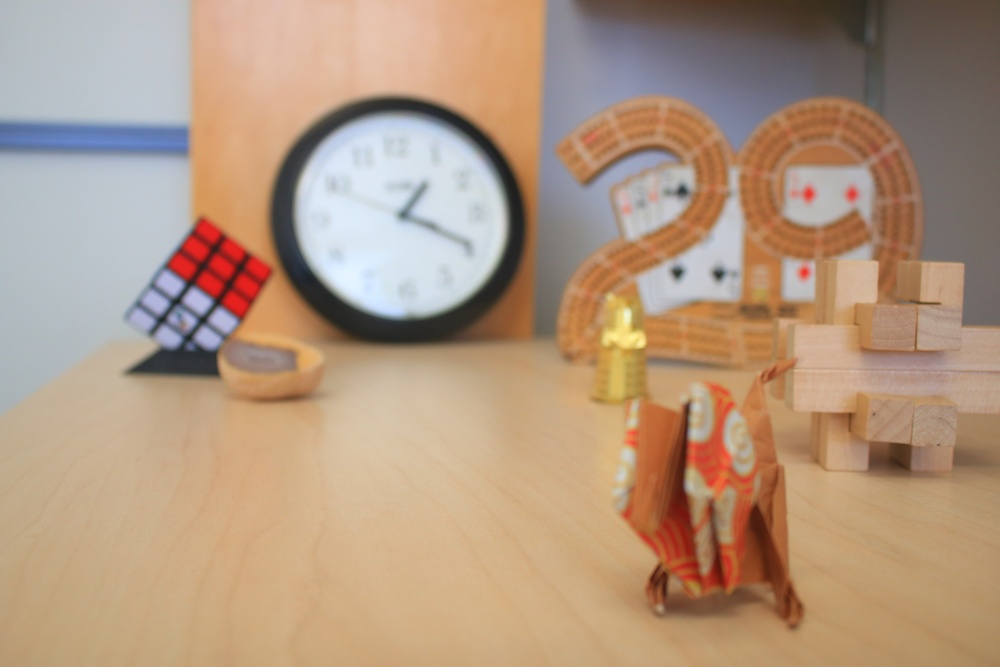
#> input picture convolution_and_fourier_transform/src/images/focus3.JPG, 1000 x 667 px, shrunk from 3000 x 2000 before the run, given in place of images, which was not available
$ python vis_dft.py images
#> lines starting #> are read from the running program, lines starting #| are printed output that depends on the picture; pictures that were not available may be replaced by others from this repository, and a replacement may not be noted
import cv2 as cv
import numpy as np
from pathlib import Path
import argparse


def fourier_magnitude_as_image(image: np.ndarray, eps: float = 1e-6) -> np.ndarray:
    """Displays the log magnitude of the fourier transform of the image with the DC component in
    the center. Output is scaled to 0-255.

    magnitude is calculated as log(eps + |F(u, v)|) where F(u, v) is the fourier transform of the
    image. eps is a small value to avoid division by zero. The output will always be normalized to
    use the full range of 0-255.

    :param image: a single-channel image as a (h, w) array
    :param eps: small value to avoid division by zero
    :return: a grayscale image representing the (log) magnitude of the fourier transform.
    """
    # raise NotImplementedError("your code here")
    # Compute the 2D Fourier Transform of the image
    f_transform = np.fft.fft2(image)
    f_shift = np.fft.fftshift(f_transform)

    # Compute the magnitude, apply log scaling
    mag = np.log(eps + np.abs(f_shift))

    # Normalize magnitude to the range [0, 255]
    magnitude_normalized = cv.normalize(mag, None, 0, 255, cv.NORM_MINMAX, dtype=cv.CV_8U)

    return magnitude_normalized


def fourier_phase_as_image(image: np.ndarray) -> np.ndarray:
    """Displays the phase of the fourier transform of the image with the DC component in the
    center, using HSV color space (saturation and value both set to max).

    :param image: a single-channel image as a (h, w) array
    :return: a BGR image representing the phase of the fourier transform with hue.
    """
    # Compute the Fourier transform of the image
    f_transform = np.fft.fft2(image)
    f_shift = np.fft.fftshift(f_transform)

    # Compute the phase
    phase_spectrum = np.angle(f_shift)

    # Normalize phase to [0, 1] and then scale to [0, 180] for hue representation
    # 0 and pi radians map to 0 and 90 degrees, respectively
    # -pi radians also maps to 90 degrees
    # Linearly scale phase values: [0, pi] -> [0, 90] and [-pi, 0] -> [90, 180]
    # normalized_phase = (phase_spectrum + np.pi) / np.pi  # Normalize to [0, 1]
    # hue_array = normalized_phase * 90  # Scale to [0, 180] for hue
    hue_array = np.zeros_like(phase_spectrum)
    for row in range(len(phase_spectrum)):
        for col in range(len(phase_spectrum[row])):
            val = phase_spectrum[row][col]
            if 0 <= val <= np.pi:
                new_val = val / np.pi
                new_val = round(new_val * 90)
                hue_array[row][col] = new_val
            elif -np.pi <= val < 0:
                new_val = val / np.pi
                new_val = round((new_val + 2) * 90)
                hue_array[row][col] = new_val

    # Create HSV image, set Saturation and Value to max
    hsv_img = np.zeros((image.shape[0], image.shape[1], 3), dtype=np.uint8)
    hsv_img[..., 0] = hue_array.astype(np.uint8)  # Hue
    hsv_img[..., 1] = 255  # Saturation
    hsv_img[..., 2] = 255  # Value

    # Convert HSV to BGR for display
    bgr_img = cv.cvtColor(hsv_img, cv.COLOR_HSV2BGR)

    return bgr_img


def swap_magnitude_phase(image1: np.ndarray, image2: np.ndarray) -> np.ndarray:
    """Swap the magnitude and phase of two images in the fourier domain. The magnitude is taken
    from image1 and the phase is taken from image2.

    :param image1: an image that will provide the magnitude part in the frequency domain
    :param image2: an image that will provide the phase part in the frequency domain
    :return: a new image with the magnitude of image1 and the phase of image2
    """
    f1 = np.fft.fft2(image1)
    f2 = np.fft.fft2(image2)
    mag = np.abs(f1)
    phase = np.angle(f2)
    combined = np.fft.ifft2(mag * np.exp(1j * phase)).real
    return np.clip(combined, 0, 255).astype(np.uint8)


def display(image: np.ndarray):
    """Main display function for a single image. Shows magnitude and phase.

    Caller must destroy windows.
    """
    cv.imshow("Original", image)
    cv.imshow("Magnitude", fourier_magnitude_as_image(image))
    cv.imshow("Phase", fourier_phase_as_image(image))
    cv.waitKey(0)


def display_swap(image1: np.ndarray, image2: np.ndarray):
    """Main display function for a pair of images. Shows swapped magnitude + phase.

    Caller must destroy windows.
    """
    combined = swap_magnitude_phase(image1, image2)
    cv.imshow("Image1", image1)
    cv.imshow("Image2", image2)
    cv.imshow("Combined (magnitude1, phase2)", combined)
    cv.waitKey(0)


if __name__ == "__main__":
    parser = argparse.ArgumentParser()
    parser.add_argument(
        "images",
        help="One or more images (space-separated if more than one) to process",
        type=Path,
        nargs="+",
    )
    parser.add_argument("-o", "--output-dir", help="Output directory for images", type=Path)
    args = parser.parse_args()

    if args.output_dir:
        Path(args.output_dir).mkdir(exist_ok=True)

    images = [cv.imread(str(im), cv.IMREAD_GRAYSCALE) for im in args.images]
#> images = 1 item
    images = [im for im in images if im is not None]
    for im in images:
        display(im)
#> this loop made 1 pass
#> pass 1, in display, `cv.imshow("Original", image)`:
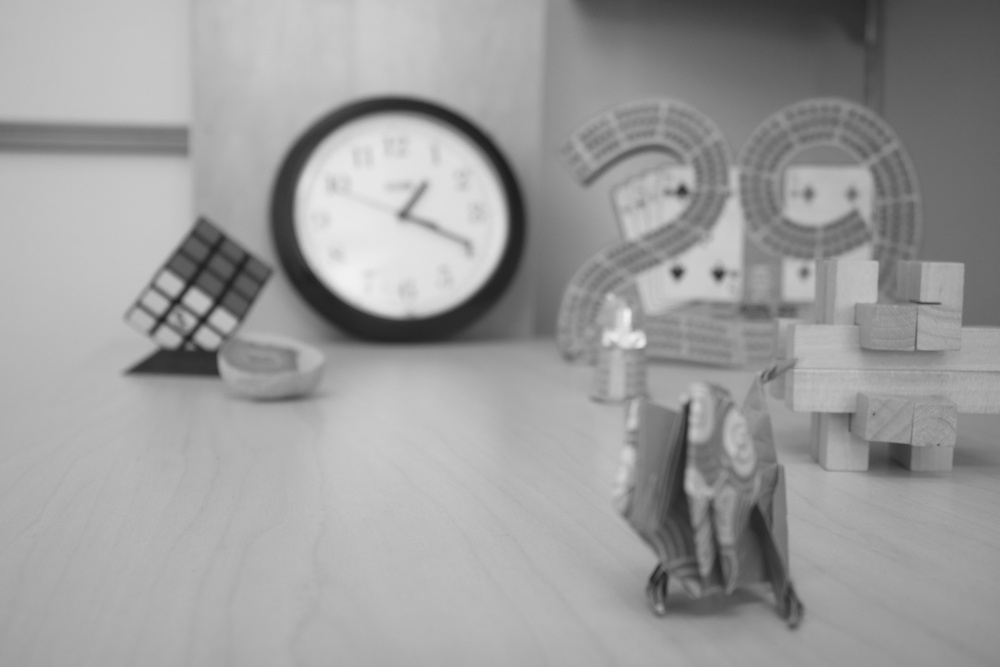
#> window 'Original': shape (667, 1000); min 29, max 241, mean 156.2
#> pass 1, in fourier_magnitude_as_image, `mag = np.log(eps + np.abs(f_shift))`:
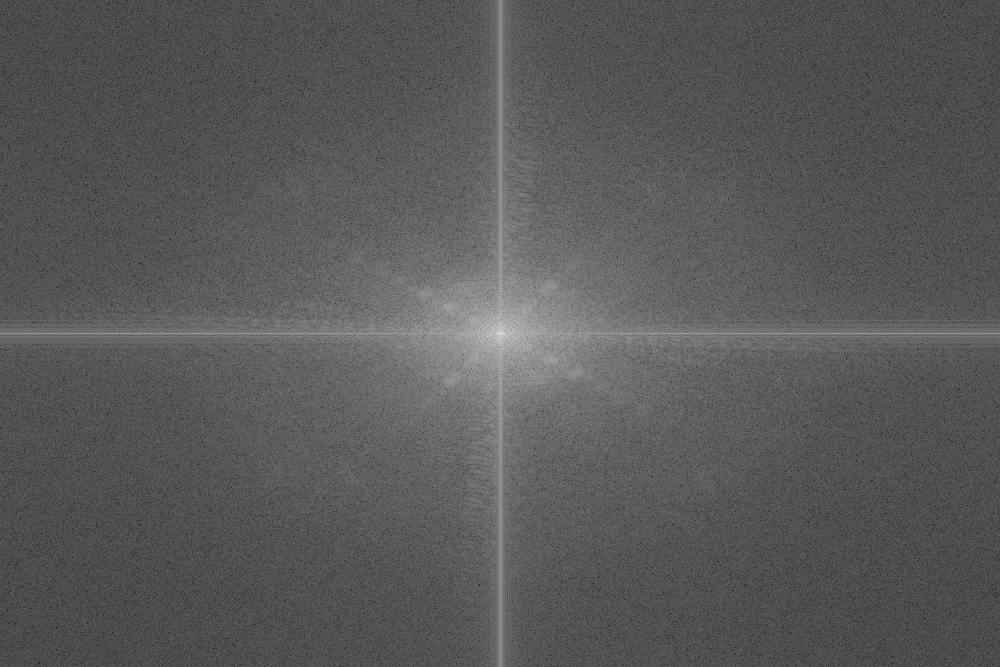
#> mag: shape (667, 1000) float64; min -0.423, max 18.46, mean 6.19; drawn with min black and max white
#> pass 1, in fourier_phase_as_image, `phase_spectrum = np.angle(f_shift)`:
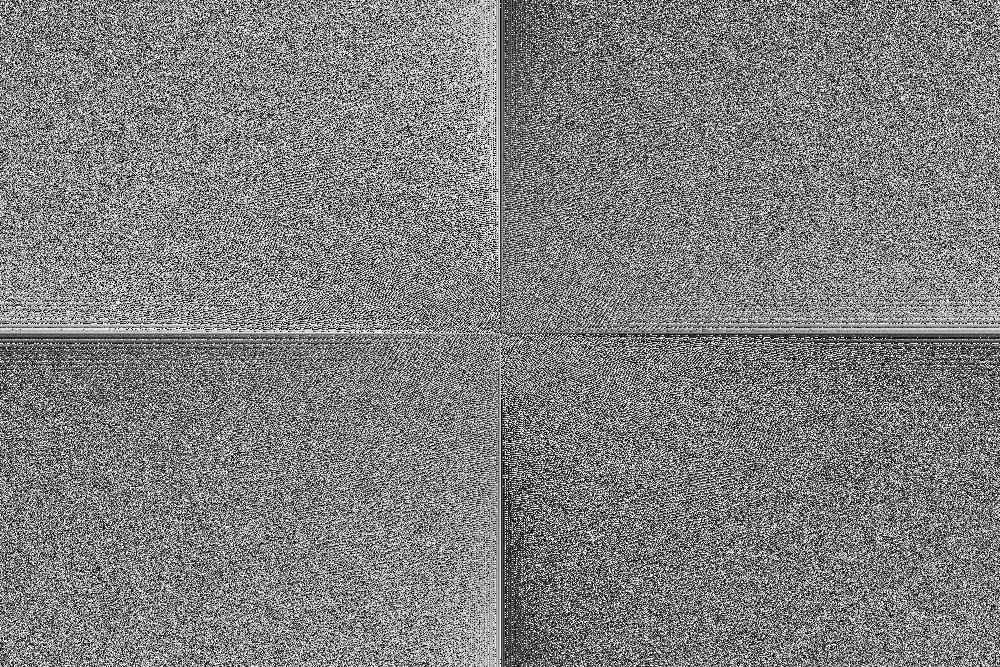
#> phase_spectrum: shape (667, 1000) float64; min -3.14, max 3.14, mean -5.5e-18; drawn with min black and max white
    cv.destroyAllWindows()

    for i, im1 in enumerate(images):
        for j, im2 in enumerate(images):
            if i == j:
                continue
            display_swap(im1, im2)
    cv.destroyAllWindows()

$ run again, on convolution_and_fourier_transform/src/images/focus5.JPG
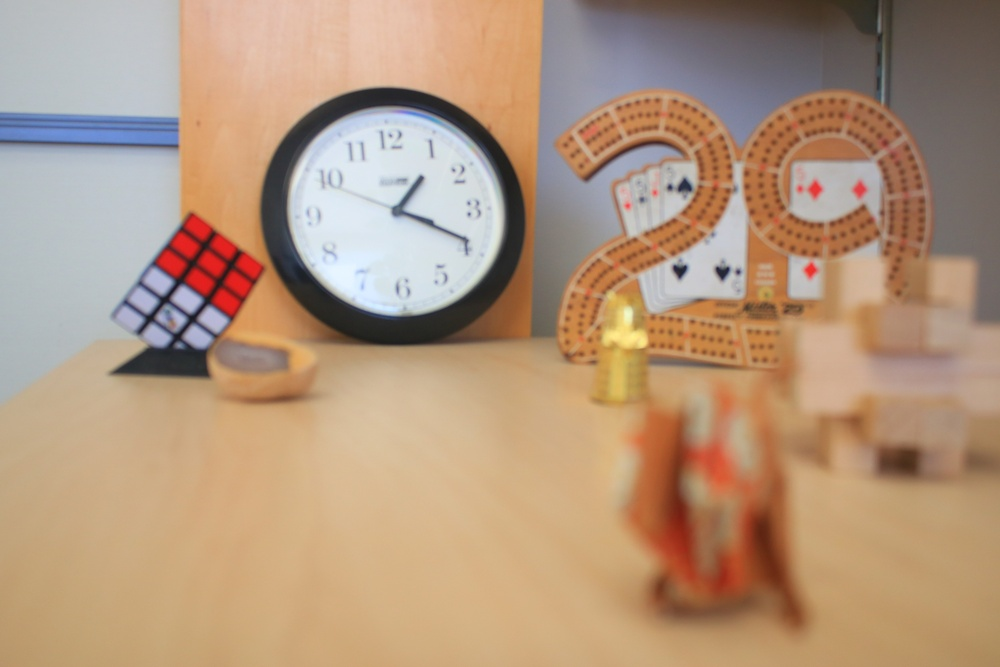
#> input picture convolution_and_fourier_transform/src/images/focus5.JPG, 1000 x 667 px, shrunk from 3000 x 2000 before the run, given in place of images, which was not available
#> images = 1 item
#> the loop `for im in images:` made 1 pass
#> pass 1, in fourier_magnitude_as_image, `mag = np.log(eps + np.abs(f_shift))`:
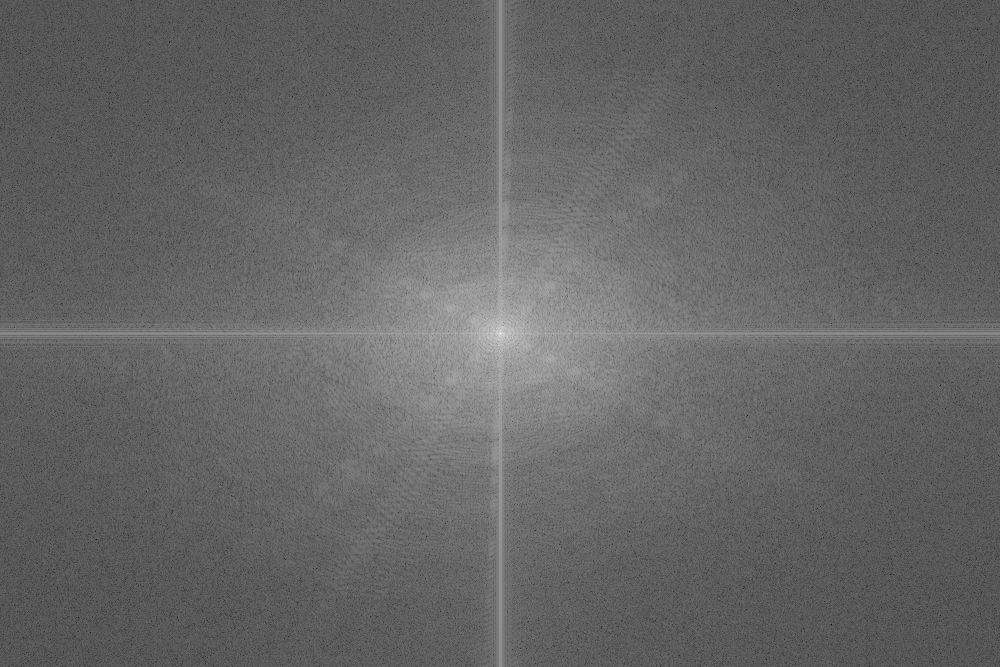
#> mag: shape (667, 1000) float64; min -1.48, max 18.46, mean 6.45; drawn with min black and max white
#> pass 1, in fourier_phase_as_image, `phase_spectrum = np.angle(f_shift)`:
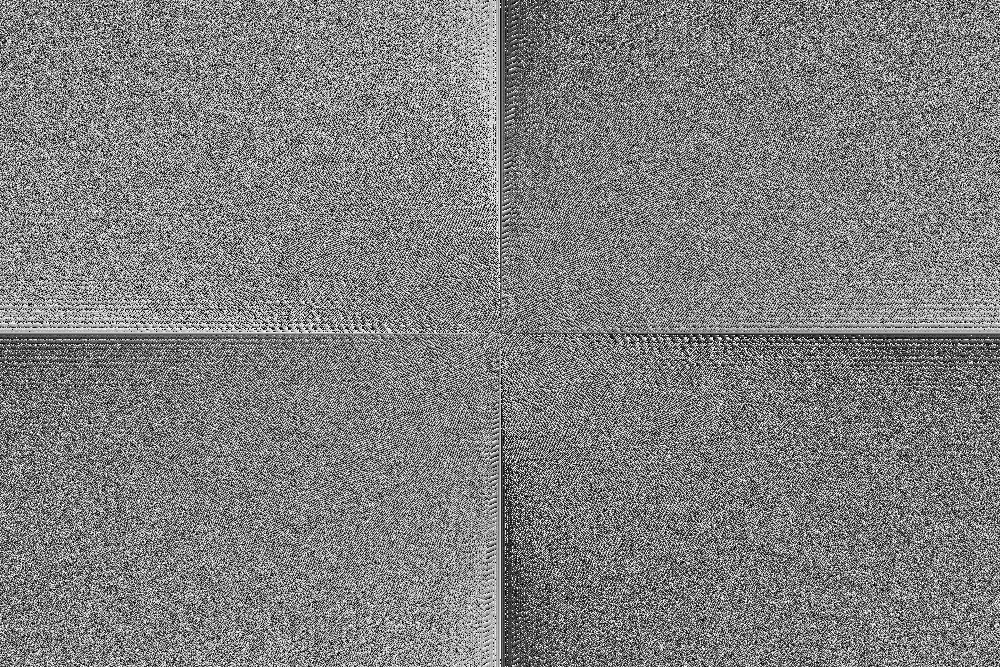
#> phase_spectrum: shape (667, 1000) float64; min -3.14, max 3.14, mean -4.52e-17; drawn with min black and max white
#> the loop `for i, im1 in enumerate(images):` made 1 pass
